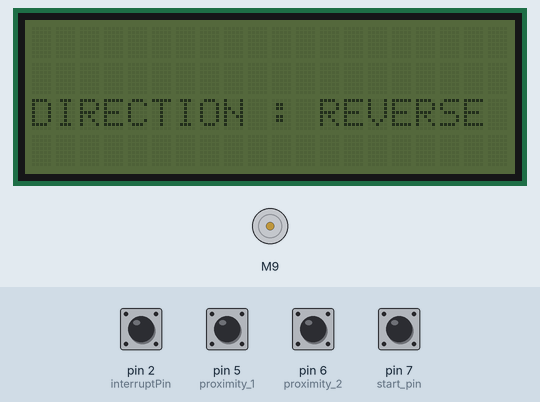
Recording of a sketch running on a simulated Arduino Uno, built with avr-gcc and run on an emulated ATmega328P. Parts: DC motor (green arrow = forward, orange = backward, longer = faster), 20×4 character LCD. The test bench sets the inputs (shaded band); at power-on: pin 2 (interruptPin), pin 5 (proximity_1), pin 6 (proximity_2), pin 7 (start_pin) HIGH. What the sketch prints to the serial monitor is not drawn.

Above: at 0.4 s.
At 1.2 s:
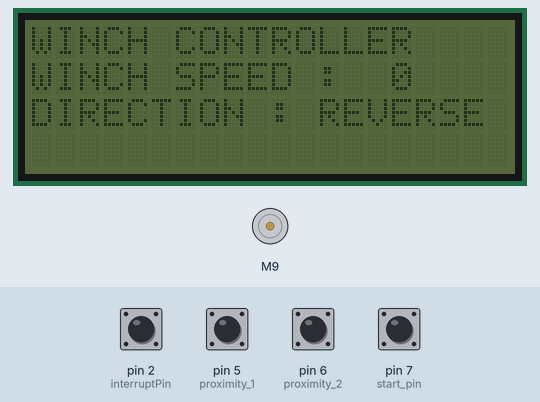
1.3 s: pin 6 (proximity_2) pulled LOW for 1 s
At 2.1 s:
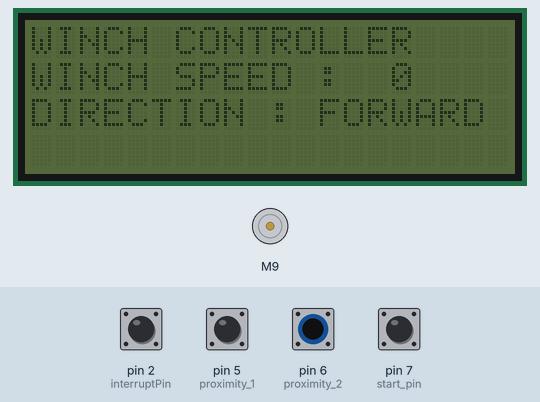
3.9 s: pin 2 (interruptPin) pulled LOW for 0.15 s
At 4.05 s:
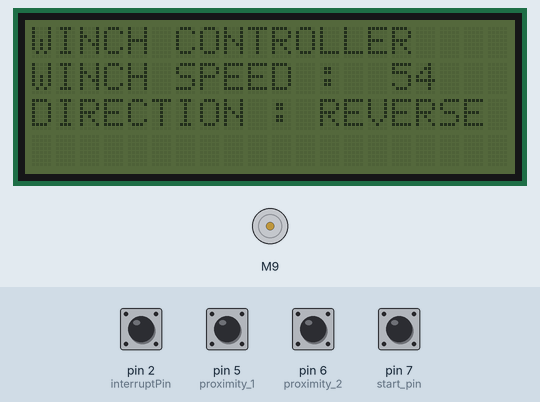
5.6 s: pin 6 (proximity_2) pulled LOW for 0.15 s
At 6.8 s:
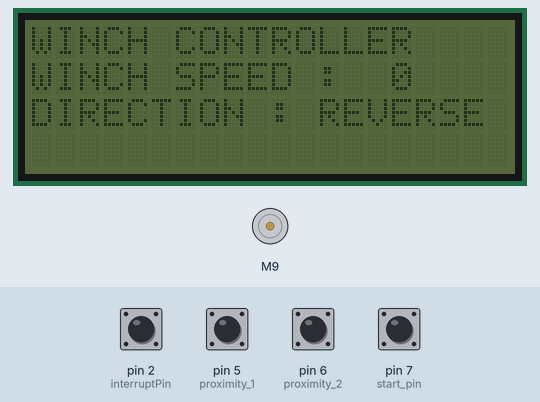
Timing chart, 0 to 8.6 s (numbered marks = the images above; inputs shaded):
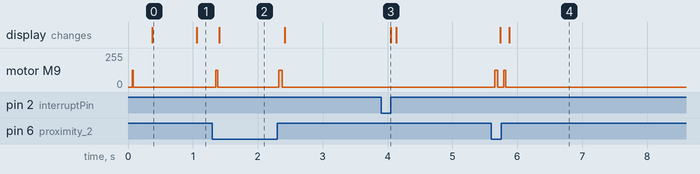

Measured:
- after the input at 1.3 s, motor M9: alternates forward 127/255 for 0.04 s and stopped for 0.94 s, starting after 0.05 s; the display: changes after 0.10 s (image 2)
- after the input at 3.9 s, the display: changes after 0.15 s (image 3)
- after the input at 5.6 s, motor M9: alternates forward 127/255 for 0.04 s and stopped for 0.09 s, 4 changes in all, then stays stopped, starting after 0.05 s; the display: first changes after 0.14 s (image 4 shows a later state)
- what the display in image 0 shows lasts 0.7 s, from 0.4 s to 1.1 s

The sketch:

sketch_winch_controller.ino
```cpp
#include "ESC.h"
#define LED_PIN (13)                    // Pin for the LED
#define POT_PIN (A0)                    // Analog pin used to connect the potentiometer

ESC myESC (9, 1000, 2000, 500);         // ESC_Name (PIN, Minimum Value, Maximum Value, Arm Value)


#include <Wire.h>
#include <LiquidCrystal_I2C.h>

LiquidCrystal_I2C lcd(0x27,20,4);  // set the LCD address to 0x27 for a 16 chars and 2 line display

int val;                                // variable to read the value from the analog pin

volatile unsigned long pulseCount = 0; // Jumlah pulsa interrupt
unsigned long previousMillis = 0;     // Waktu sebelumnya saat menghitung pulsa
unsigned long rpm = 0;                // Variabel untuk menyimpan hasil perhitungan RPM

const int interruptPin = 2; // Pin yang terhubung dengan interrupt (INT0 pada Arduino Uno)
int proximity_1 = 5;
int proximity_2 = 6;
int start_pin = 7;
String direction_winch = "forward";
String direction_winch_prev = "forward";

float esc_speed = 0;
float esc_speed_prescaler = 1; // angka ini yang dikalibrasi dengan konstruksi mekanikal

unsigned long lcd_time;
unsigned long lcd_time_prev;
void setup() {
  myESC.arm();
  pinMode(proximity_1, INPUT_PULLUP);
  pinMode(proximity_2, INPUT_PULLUP);
  pinMode(start_pin, INPUT_PULLUP);
  Serial.begin(9600);
  attachInterrupt(digitalPinToInterrupt(interruptPin), countPulses, FALLING); // Mengaktifkan interrupt pada falling edge
  lcd.init();
}

void loop() {
  unsigned long currentMillis = millis();

  // Menghitung RPM setiap 100 milidetik (0,1 detik)
  if (currentMillis - previousMillis >= 100) {
    detachInterrupt(digitalPinToInterrupt(interruptPin)); // Matikan interrupt sementara
    rpm = (pulseCount * 60 * 10) / 11; // Menghitung RPM (misalnya, 110 pulsa per putaran)
    pulseCount = 0; // Reset jumlah pulsa
    previousMillis = currentMillis; // Simpan waktu sebelumnya
    attachInterrupt(digitalPinToInterrupt(interruptPin), countPulses, FALLING); // Aktifkan interrupt kembali
    Serial.println(rpm); // Tampilkan RPM di Serial Monitor
  }


  lcd_time = millis() - lcd_time_prev;
  if (lcd_time > 1000){
    lcd.setCursor(0,0);
    lcd.print("WINCH CONTROLLER");

    lcd.setCursor(0,1);
    lcd.print("WINCH SPEED : ");

    if (rpm < 10){
    lcd.setCursor(15,1);
    lcd.print(rpm);
    lcd.setCursor(16,1);
    lcd.print("  ");
    }


    if ((rpm > 10)&&(rpm < 100)){
    lcd.setCursor(15,1);
    lcd.print(rpm);
    lcd.setCursor(17,1);
    lcd.print(" ");
    }

    if (rpm > 100){
    lcd.setCursor(15,1);
    lcd.print(rpm);
    }


  }

  if (digitalRead(proximity_1) == HIGH){
    direction_winch = "forward";
  }


  if (digitalRead(proximity_2) == HIGH){
    direction_winch = "reverse";
  }

  esc_speed = rpm * esc_speed_prescaler;
  if (esc_speed > 500){
    esc_speed = 500;
  }
  if (digitalRead(start_pin) == HIGH){

  if (direction_winch == "forward"){
    myESC.speed(1500 + esc_speed);
  }

  if (direction_winch == "reverse"){
    myESC.speed(1500 - esc_speed);
  }

  if (direction_winch == direction_winch_prev){
    myESC.arm();

    if (direction_winch == "reverse"){
    lcd.setCursor(0,2);
    lcd.print("DIRECTION : REVERSE");
    }
    if (direction_winch == "forward"){
    lcd.setCursor(0,2);
    lcd.print("DIRECTION : FORWARD");
    }

  }
  }

  direction_winch_prev = direction_winch;
}

void countPulses() {
  pulseCount++; // Tambahkan jumlah pulsa saat interrupt terjadi
}
```
